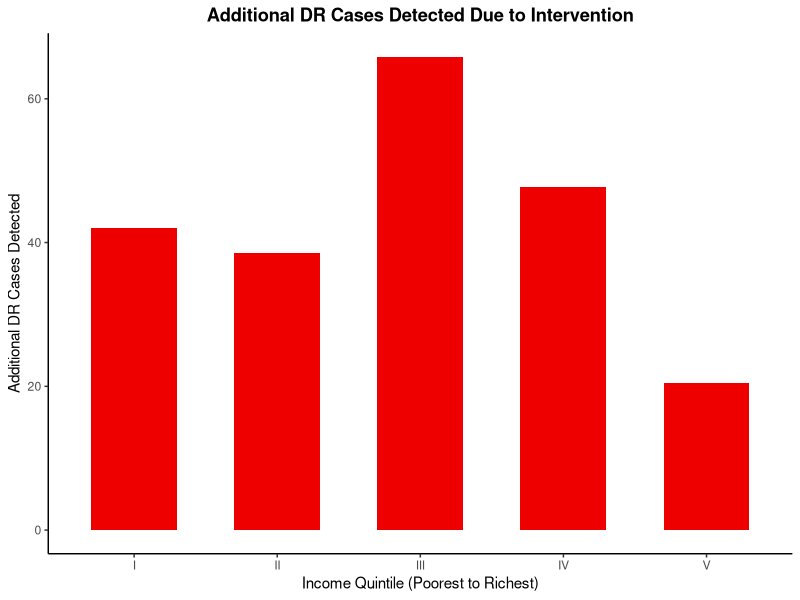
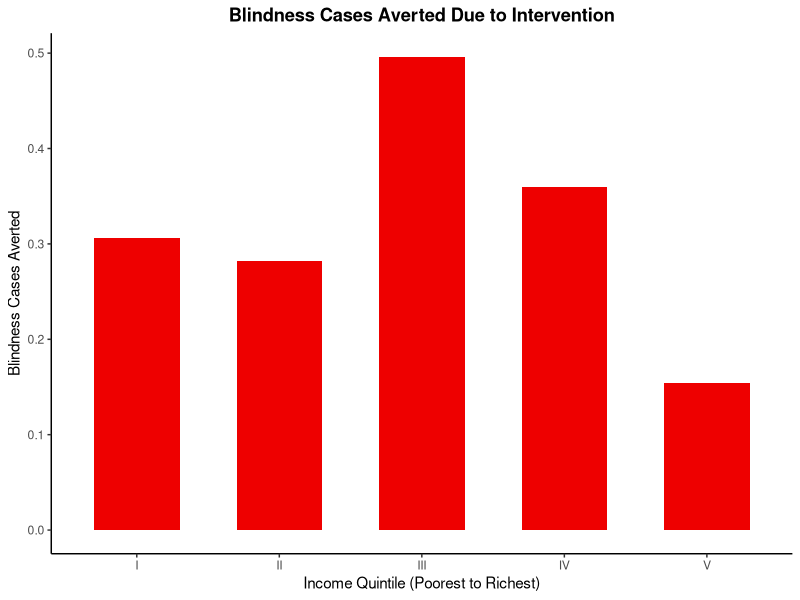
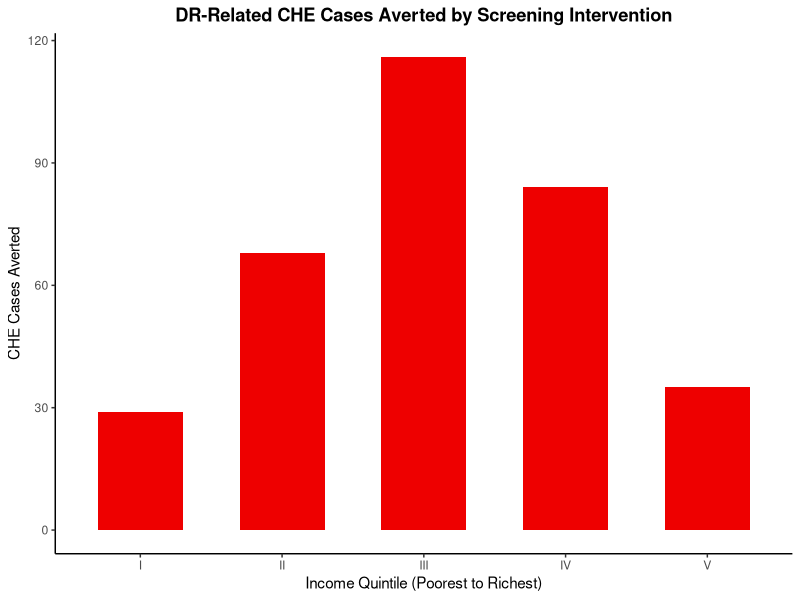

Source code (R) for these figures, in order:

#disease burden calculation and disaggregation 
#cases of DR detected and cases of blindness averted due to intervention
rm(list=ls()) 
input <- read.csv("Input table.csv")
input$Value <- as.numeric(gsub(",", "", input$Value)) 

set.seed(123)

get_val <- function(name) input$Value[input$Parameters == name]
quintiles <- 1:5

#section 1: Additional DR cases detected due to intervention  
#1.1 estimating the cases of DR detected before the screening intervention in each income quintile

dr_baseline <- sapply(quintiles, function(i) {
  get_val(paste0("pop_", i)) *
    get_val(paste0("dr_", i)) *
    get_val(paste0("pcu_", i)) *
    get_val("cov_b") *
    get_val("sens_b")})

#1.2 estimating the cases of DR detected after the screening intervention in each income quintile
dr_inv <- sapply(quintiles, function(i) {
  get_val(paste0("pop_", i)) *
    get_val(paste0("dr_", i)) *
    get_val(paste0("pcu_", i)) *
    get_val("cov_inv") *
    get_val("sens_inv")})

#1.3 estimating the difference in number of DR cases detected per quintile and plot 

dr_detected <- dr_inv - dr_baseline

library(ggplot2)

plot_dr <- data.frame(
  quintile = factor(c("I","II","III","IV","V"), levels=c("I","II","III","IV","V")),
  dr_detected = dr_detected)

ggplot(plot_dr, aes(x=quintile, y=dr_detected)) +
  geom_col(fill="red2", width=0.6)+
  labs(title="Additional DR Cases Detected Due to Intervention",
       x="Income Quintile (Poorest to Richest)",
       y="Additional DR Cases Detected") +
  theme_classic()+
  theme(plot.title=element_text(hjust=0.5, face="bold"))

#section 2: Number of blindness cases averted due to intervention
#2.1 estimating blindness cases due to DR before the screening intervention in each income quintile

blind_baseline <-  sapply(quintiles, function(i) {
  get_val(paste0("pop_", i)) *
    get_val(paste0("dr_", i)) *
    get_val(paste0("pcu_", i)) *
    get_val("cov_b") *
    get_val("sens_b") *
    (1 - get_val("lfu_referral")) *
    (1 - get_val("lfu_treat")) *
    get_val(paste0("vtdr_dr_", i)) *
    get_val("eff_blind")})

#2.2 estimating blindness cases due to DR after the screening intervention in each income quintile
blind_inv <-  sapply(quintiles, function(i) {
  get_val(paste0("pop_", i)) *
    get_val(paste0("dr_", i)) *
    get_val(paste0("pcu_", i)) *
    get_val("cov_inv") *
    get_val("sens_inv") *
    (1 - get_val("lfu_referral")) *
    (1 - get_val("lfu_treat")) *
    get_val(paste0("vtdr_dr_", i)) *
    get_val("eff_blind")})

#1.3 estimating blindness cases averted per quintile and plot
blind_averted <- blind_inv - blind_baseline

plot_blind <- data.frame(
  quintile = factor(c("I","II","III","IV","V"), levels=c("I","II","III","IV","V")),
  blind_averted = blind_averted)

ggplot(plot_blind, aes(x=quintile, y=blind_averted)) +
  geom_col(fill="red2", width=0.6)+
  labs(title="Blindness Cases Averted Due to Intervention",
       x="Income Quintile (Poorest to Richest)",
       y="Blindness Cases Averted") +
  theme_classic()+
  theme(plot.title=element_text(hjust=0.5, face="bold"))

###############################################################################
################################################################################
#3. FRP benefits per income quintile

#3.1 Simulating incomes from income distribution and assigning to individuals seeking DR care
gini       <- get_val("gini")
ave_income <- get_val("mean_income")

phi  <- 1 / gini
beta <- (1 / phi) * ave_income

incomes <- rgamma(n = 1000000, shape = phi, rate = 1 / beta)

qt <- quantile(incomes, probs = seq(0, 1, by = 0.20), na.rm = TRUE)
# extracting income quintile cutoffs

# generating incomes for each individual per quintile
pop_total <- get_val("pop")

pop_incomes <- matrix(NA, nrow = 5, ncol = pop_total / 5)

for (i in 1:5) {
  pool <- incomes[incomes >= qt[i] & incomes < qt[i + 1]]
  pop_incomes[i, ] <- sample(pool, pop_total / 5, replace = TRUE)
}
# replace = TRUE guards against edge cases where pool is slightly smaller than needed

# generating incomes for individuals per quintile who have DR and utilize care
pop_incomes_u <- lapply(quintiles, function(i) {
  n_seekers <- round(get_val(paste0("pop_", i)) *
                       get_val(paste0("dr_",  i)) *   # DR prevalence among diabetics
                       get_val(paste0("pcu_",  i)))     # utilization/care-seeking rate
  sample(pop_incomes[i, ], n_seekers, replace = TRUE)
})

#3.2 Estimating catastrophic health expenditures (CHE)

th1 <- get_val("th1")
th2 <- get_val("th2")

# Baseline: OOP without DR screening intervention (late-stage treatment costs)
cata_baseline <- sapply(quintiles, function(i) {
  sum(get_val(paste0("oop_b_", i)) > th1 * pop_incomes_u[[i]])
})

# Intervention: OOP with DR screening 
cata_inv <- sapply(quintiles, function(i) {
  sum(get_val(paste0("oop_tr_", i)) > th1 * pop_incomes_u[[i]])
})

# CHE cases averted by intervention
cata_averted <- cata_baseline - cata_inv

# Plot
df_che <- data.frame(
  quintile     = factor(c("I","II","III","IV","V"), levels = c("I","II","III","IV","V")),
  cata_averted = cata_averted
)

ggplot(df_che, aes(x = quintile, y = cata_averted)) +
  geom_col(fill = "red2", width = 0.6) +
  labs(title = "DR-Related CHE Cases Averted by Screening Intervention",
       x = "Income Quintile (Poorest to Richest)",
       y = "CHE Cases Averted") +
  theme_classic() +
  theme(plot.title = element_text(hjust = 0.5, face = "bold"))
